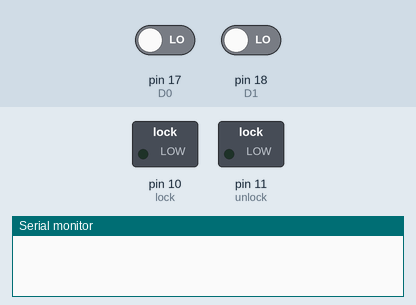
The sketch below on a simulated Arduino Mega 2560, built with avr-gcc and run on an emulated ATmega2560. On the bench: switched loads named in the sketch (green lamp = pin HIGH), the last lines printed to the serial monitor. The inputs (shaded band) are chosen by the test bench; at power-on: pin 17 (D0) LOW, pin 18 (D1) LOW. The modem accepts every AT command (registered, SIM ready, sends succeed) and sends nothing else.

Above: at 0.1 s.
At 20.3 s:
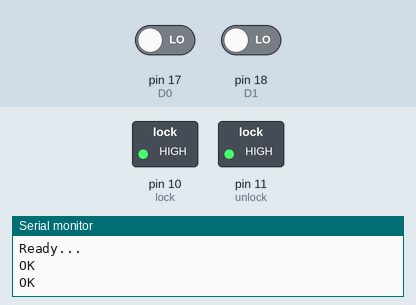
Timing chart, 0 to 21.8 s (numbered marks = the images above):
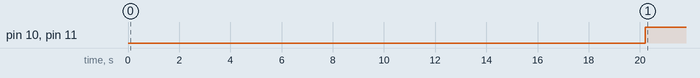

Measured:
- by itself, pin 10 (lock), pin 11 (unlock): LOW → HIGH at 20.2 s

The sketch:

CarLockViaSMS2.ino
```cpp
//  ============   Simple Car Lock and Unlock System Via SMS  ================

// Project by: Mohammed Okasha & Abdullah Alhesnawi
// University of Tripoli - Computer Engineering Department
// Class project for Microcontrollers 2

/*

Componets used:
  1- Arduino Microcontroller
  2- GSM/GPRS Shield
  3- Relay ( 2 )


*/

// ===========================================================================


#include <SoftwareSerial.h>
char inchar; // Will hold the incoming character from the GSM shield
SoftwareSerial SIM900(50, 51);


int lock = 10;    // This pin connects to the relay which locks the car

int unlock = 11;  // This pin connects to the relay which unlocks the car

char command;  // This stores the command sent via SMS. "1" to lock the car and "2" to lock the car
int remote;

int D0 = 17;
int D1 = 18;
int D2 = 19;
int D3 = 20;


void setup(){

pinMode(lock, OUTPUT);

pinMode(unlock, OUTPUT);

Serial.begin(19200);


  SIM900.begin(19200);
  delay(20000);  // give time to log on to network.
  SIM900.print("AT+CMGF=1\r");  // set SMS mode to text
  delay(100);
  SIM900.print("AT+CNMI=2,2,0,0,0\r");
  // blurt out contents of new SMS upon receipt to the GSM shield's serial out
  delay(100);
  Serial.println("Ready...");


}


void loop(){


  digitalWrite(unlock, HIGH);
digitalWrite(lock, HIGH);

  if(SIM900.available() >0)
  {

   inchar=SIM900.read();
   Serial.print(inchar);

  }


   if (inchar=='#'){
     delay(10);
     inchar=SIM900.read();
   command = inchar;

      if (command == '1'){

  digitalWrite(lock, LOW);
  delay(200);


  }else if(command == '2'){

    digitalWrite(unlock, LOW);
    delay(200);

  }
   }

  // remote

   if(digitalRead(D0)== 1){

    digitalWrite(lock, LOW);
    delay(100);


  }else if(digitalRead(D1) ==1){

     digitalWrite(unlock, LOW);
     delay(100);


  }


}
```
